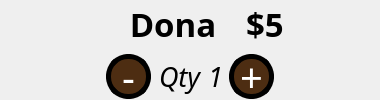
                <widget class="QWidget" name="Articulo0_5" native="true">
                 <property name="minimumSize">
                  <size>
                   <width>380</width>
                   <height>100</height>
                  </size>
                 </property>
                 <property name="maximumSize">
                  <size>
                   <width>380</width>
                   <height>100</height>
                  </size>
                 </property>
                 <layout class="QHBoxLayout" name="horizontalLayout_97">
                  <property name="leftMargin">
                   <number>0</number>
                  </property>
                  <property name="topMargin">
                   <number>0</number>
                  </property>
                  <property name="rightMargin">
                   <number>0</number>
                  </property>
                  <property name="bottomMargin">
                   <number>0</number>
                  </property>
                  <item>
                   <widget class="QWidget" name="img0_8" native="true">
                    <property name="minimumSize">
                     <size>
                      <width>100</width>
                      <height>100</height>
                     </size>
                    </property>
                    <property name="maximumSize">
                     <size>
                      <width>100</width>
                      <height>100</height>
                     </size>
                    </property>
                    <property name="styleSheet">
                     <string notr="true">background-image: url(:/Imagenes/dona.png);
border-radius: 30px;</string>
                    </property>
                   </widget>
                  </item>
                  <item>
                   <widget class="QWidget" name="widget_29_ejemplo_12" native="true">
                    <layout class="QVBoxLayout" name="verticalLayout_41">
                     <property name="leftMargin">
                      <number>0</number>
                     </property>
                     <property name="topMargin">
                      <number>0</number>
                     </property>
                     <property name="rightMargin">
                      <number>0</number>
                     </property>
                     <property name="bottomMargin">
                      <number>0</number>
                     </property>
                     <item>
                      <widget class="QWidget" name="widget_37_ejemplo_12" native="true">
                       <layout class="QHBoxLayout" name="horizontalLayout_98">
                        <property name="leftMargin">
                         <number>0</number>
                        </property>
                        <property name="topMargin">
                         <number>0</number>
                        </property>
                        <property name="rightMargin">
                         <number>0</number>
                        </property>
                        <property name="bottomMargin">
                         <number>0</number>
                        </property>
                        <item>
                         <widget class="QLabel" name="articulo_label4">
                          <property name="font">
                           <font>
                            <family>Cascadia Mono</family>
                            <pointsize>25</pointsize>
                            <weight>75</weight>
                            <bold>true</bold>
                           </font>
                          </property>
                          <property name="text">
                           <string>Dona</string>
                          </property>
                          <property name="alignment">
                           <set>Qt::AlignCenter</set>
                          </property>
                         </widget>
                        </item>
                        <item>
                         <widget class="QLabel" name="precio_label4">
                          <property name="font">
                           <font>
                            <family>Cascadia Mono</family>
                            <pointsize>25</pointsize>
                            <weight>75</weight>
                            <bold>true</bold>
                           </font>
                          </property>
                          <property name="text">
                           <string>$5</string>
                          </property>
                         </widget>
                        </item>
                       </layout>
                      </widget>
                     </item>
                     <item>
                      <widget class="QWidget" name="widget_33_ejemplo_12" native="true">
                       <property name="font">
                        <font>
                         <family>Cascadia Mono</family>
                        </font>
                       </property>
                       <layout class="QHBoxLayout" name="horizontalLayout_99">
                        <property name="leftMargin">
                         <number>0</number>
                        </property>
                        <property name="topMargin">
                         <number>0</number>
                        </property>
                        <property name="rightMargin">
                         <number>0</number>
                        </property>
                        <property name="bottomMargin">
                         <number>0</number>
                        </property>
                        <item>
                         <widget class="QPushButton" name="minus_button4">
                          <property name="minimumSize">
                           <size>
                            <width>45</width>
                            <height>45</height>
                           </size>
                          </property>
                          <property name="maximumSize">
                           <size>
                            <width>45</width>
                            <height>45</height>
                           </size>
                          </property>
                          <property name="font">
                           <font>
                            <family>Cascadia Mono</family>
                            <pointsize>30</pointsize>
                           </font>
                          </property>
                          <property name="styleSheet">
                           <string notr="true">QPushButton{
background-color: rgb(77, 45, 18);
border-style: solid;
border-color: black;
border-width: 5px;
border-radius: 22px;
color: white;
}

QPushButton:pressed {
border-style: inset;
border-width: 1px;
background-color: rgb(115, 67, 26);
color: white;
}</string>
                          </property>
                          <property name="text">
                           <string>-</string>
                          </property>
                         </widget>
                        </item>
                        <item>
                         <widget class="QLabel" name="label_34">
                          <property name="minimumSize">
                           <size>
                            <width>45</width>
                            <height>45</height>
                           </size>
                          </property>
                          <property name="maximumSize">
                           <size>
                            <width>45</width>
                            <height>45</height>
                           </size>
                          </property>
                          <property name="font">
                           <font>
                            <family>Cascadia Mono</family>
                            <pointsize>20</pointsize>
                            <italic>true</italic>
                           </font>
                          </property>
                          <property name="text">
                           <string>Qty</string>
                          </property>
                          <property name="alignment">
                           <set>Qt::AlignCenter</set>
                          </property>
                         </widget>
                        </item>
                        <item>
                         <widget class="QLabel" name="qty_label4">
                          <property name="font">
                           <font>
                            <family>Cascadia Mono</family>
                            <pointsize>20</pointsize>
                            <italic>true</italic>
                           </font>
                          </property>
                          <property name="text">
                           <string>1</string>
                          </property>
                         </widget>
                        </item>
                        <item>
                         <widget class="QPushButton" name="plus_button4">
                          <property name="minimumSize">
                           <size>
                            <width>45</width>
                            <height>45</height>
                           </size>
                          </property>
                          <property name="maximumSize">
                           <size>
                            <width>45</width>
                            <height>45</height>
                           </size>
                          </property>
                          <property name="font">
                           <font>
                            <family>Cascadia Mono</family>
                            <pointsize>30</pointsize>
                           </font>
                          </property>
                          <property name="styleSheet">
                           <string notr="true">QPushButton{
background-color: rgb(77, 45, 18);
border-style: solid;
border-color: black;
border-width: 5px;
border-radius: 22px;
color: white;
}

QPushButton:pressed {
border-style: inset;
border-width: 1px;
background-color: rgb(115, 67, 26);
color: white;
}</string>
                          </property>
                          <property name="text">
                           <string>+</string>
                          </property>
                         </widget>
                        </item>
                        <item>
                         <spacer name="horizontalSpacer_ejemplo_12">
                          <property name="orientation">
                           <enum>Qt::Horizontal</enum>
                          </property>
                          <property name="sizeHint" stdset="0">
                           <size>
                            <width>40</width>
                            <height>20</height>
                           </size>
                          </property>
                         </spacer>
                        </item>
                       </layout>
                      </widget>
                     </item>
                    </layout>
                   </widget>
                  </item>
                 </layout>
                </widget>
